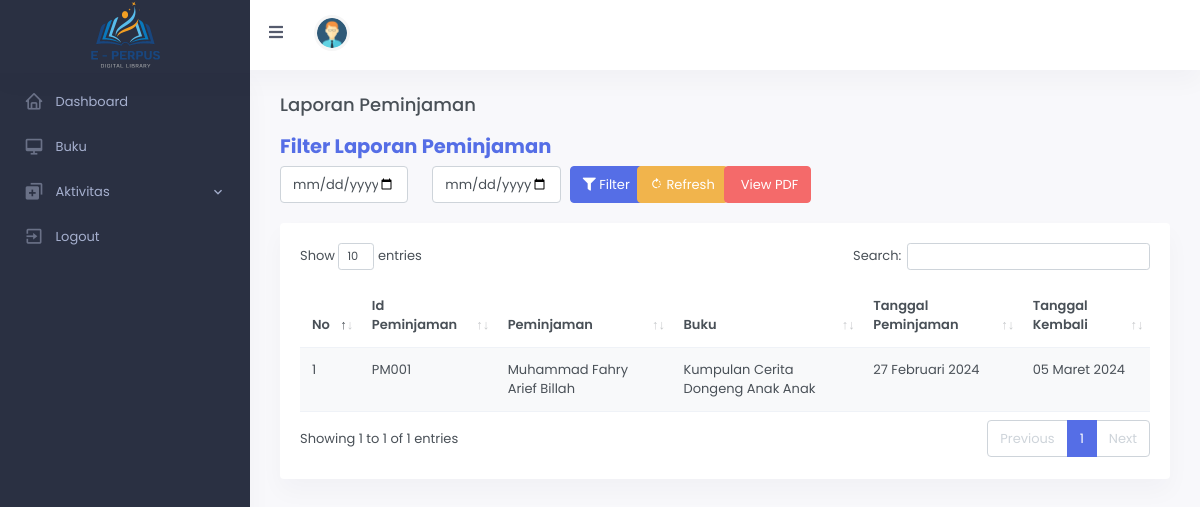
/index.php/laporan, run on the app's committed database.
### tables this page shows
CREATE TABLE `peminjaman` (
  `id_pm` varchar(20) NOT NULL,
  `id` int(10) NOT NULL,
  `id_buku` varchar(10) NOT NULL,
  `tgl_pinjam` varchar(20) NOT NULL,
  `tgl_kembali` varchar(20) NOT NULL
);

CREATE TABLE `user` (
  `id` int(11) NOT NULL,
  `nama` varchar(255) NOT NULL,
  `username` varchar(255) NOT NULL,
  `password` varchar(255) NOT NULL,
  `jenkel` enum('Laki Laki','Perempuan') NOT NULL,
  `alamat` text NOT NULL,
  `no_hp` char(13) NOT NULL,
  `email` varchar(50) NOT NULL,
  `level` enum('Administrator','Petugas','Peminjam') NOT NULL
);

CREATE TABLE `buku` (
  `id_buku` varchar(10) NOT NULL,
  `id_pengarang` int(11) NOT NULL,
  `id_penerbit` int(11) NOT NULL,
  `id_kategori` int(11) NOT NULL,
  `judul_buku` varchar(50) NOT NULL,
  `tahun_terbit` char(4) NOT NULL,
  `jumlah` int(11) NOT NULL,
  `ebook` varchar(255) NOT NULL
);

### application/controllers/Laporan.php (called while the page is built, shortened)
<?php
class Laporan extends CI_Controller{
    public function __construct()
    {
        $this->load->model('ModelLaporan');
        $this->load->helper('tgl_indo_helper');
        $this->load->library('pdf_report');
    }
    public function index()
    {
        $tgl_awal = $this->input->post('tgl_awal');
        $tgl_akhir = $this->input->post('tgl_akhir');
        if (empty($tgl_awal)   || empty($tgl_akhir)) {
            $isi['content'] = 'laporan';
            $isi['judul']   = 'Laporan Peminjaman';
            $isi['data']    = $this->ModelLaporan->getAllData();
        }else{
            $isi['content'] = 'laporan';
            $isi['judul']   = 'Laporan Peminjaman';
            $isi['data']    = $this->ModelLaporan->filterData($tgl_awal, $tgl_akhir);
        }
            $this->load->view('dashboard', $isi);
    }
}

### index.php (called while the page is built, shortened)
<?php
require_once BASEPATH.'core/CodeIgniter.php';

### application/models/ModelLaporan.php (called while the page is built, shortened)
<?php
class ModelLaporan extends CI_Model{
    public function getAllData()
    {
        $this->db->select('*');
        $this->db->from('peminjaman');
        $this->db->join('user', 'peminjaman.id = user.id');
        $this->db->join('buku', 'peminjaman.id_buku = buku.id_buku');
        return $this->db->get()->result();
    }
}

### application/helpers/tgl_indo_helper.php (called while the page is built, shortened)
<?php  if ( ! defined('BASEPATH')) exit('No direct script access allowed');
        if ( ! function_exists('bulan'))
        {
            function bulan($bln)
            {
                switch ($bln)
                {
                    case 2:
                        return "Februari";
                        break;
                    case 3:
                        return "Maret";
                        break;
                }
            }
        }
        if ( ! function_exists('mediumdate_indo'))
        {
            function mediumdate_indo($tgl)
            {
                $ubah = gmdate($tgl, time()+60*60*8);
                $pecah = explode("-",$ubah);
                $tanggal = $pecah[2];
                $bulan = bulan($pecah[1]);
                $tahun = $pecah[0];
                return $tahun.' '.$bulan.' '.$tanggal;
            }
        }

### application/views/laporan.php (the view, shortened to what this page needs)
<br>
<div class="row">
    <div class="box-header">
        <form method="post" action="<?= base_url()?>laporan">
            <div class="row">
                <h4 class="text-primary"><b>Filter Laporan Peminjaman</b></h4>
                <div class="col-md-2">
                    <input name="tgl_awal" id="tgl_awal" type="date" class="form-control">
                </div>
                <div class="col-md-2">
                    <input name="tgl_akhir" id="tgl_akhir" type="date" class="form-control">
                </div>
                <div class="col-md-2">
                    <button type="submit" class="btn btn-primary btn-block btn-filter"><i class="fa fa-filter"></i>
                        Filter</button>
                </div>
                <div class="col-md-2">
                    <a href="<?= base_url()?>laporan" class="btn btn-warning btn-block btn-refresh"><i
                            class="bx bx-rotate-right"></i> Refresh</a>
                </div>
                <div class="col-md-2">
                    <a href="<?= base_url()?>laporan/pdf_laporan" class="btn btn-danger btn-block btn-pdf"
                        target="_blank"> <i class="fa fa-file-pdf-o"></i> View PDF</a>
                </div>
            </div>
        </form>
    </div>
</div>
<br>
<div class="row">
    <div class="col-12">
        <div class="card">
            <div class="card-body">
                <table id="datatable" class="table table-striped dt-responsive w-100">
                    <thead>
                        <tr>
                            <th>No</th>
                            <th>Id Peminjaman</th>
                            <th>Peminjaman</th>
                            <th>Buku</th>
                            <th>Tanggal Peminjaman</th>
                            <th>Tanggal Kembali</th>
                        </tr>
                    </thead>
                    <tbody>
                        <?php
						$no = 1;
                    foreach ($data as $row) {?>
                        <tr>
                            <td><?= $no ?></td>
                            <td><?= $row->id_pm;?></td>
                            <td><?= $row->nama;?></td>
                            <td><?= $row->judul_buku;?></td>
                            <td><?= mediumdate_indo($row->tgl_pinjam);?></td>
                            <td><?= mediumdate_indo($row->tgl_kembali);?></td>
                        </tr>
                        <?php
					$no++;
					}
                ?>
                    </tbody>
                </table>
            </div>
        </div>
    </div>
</div>

### application/views/dashboard.php (style rules this page uses)
.btn-filter { margin-left: -15px; }
.btn-refresh { margin-left: -100px; }
.btn-pdf { margin-left: -165px; }

### data on the page
peminjaman: id_pm "PM001", id.nama "Muhammad Fahry Arief Billah", id_buku.judul_buku "Kumpulan Cerita Dongeng Anak Anak", tgl_pinjam "27 Februari 2024", tgl_kembali "05 Maret 2024"

### other printed values
$judul "Laporan Peminjaman"
